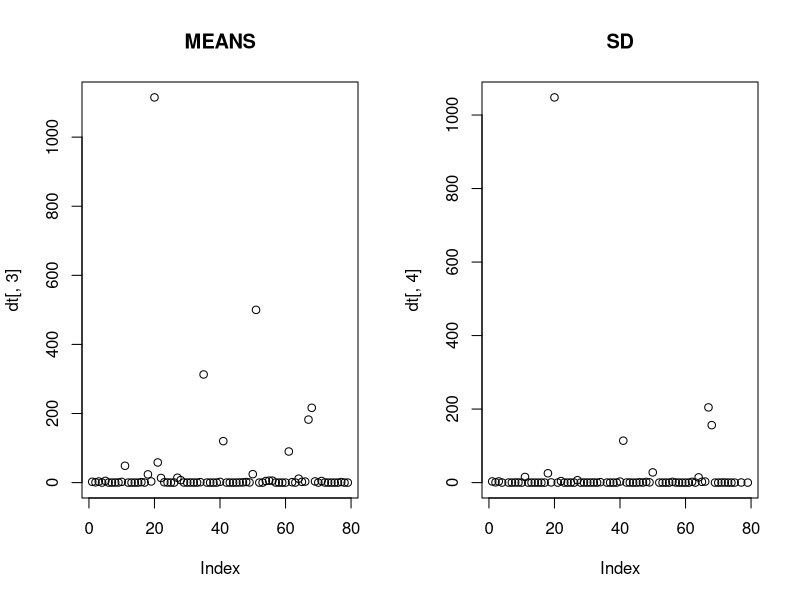
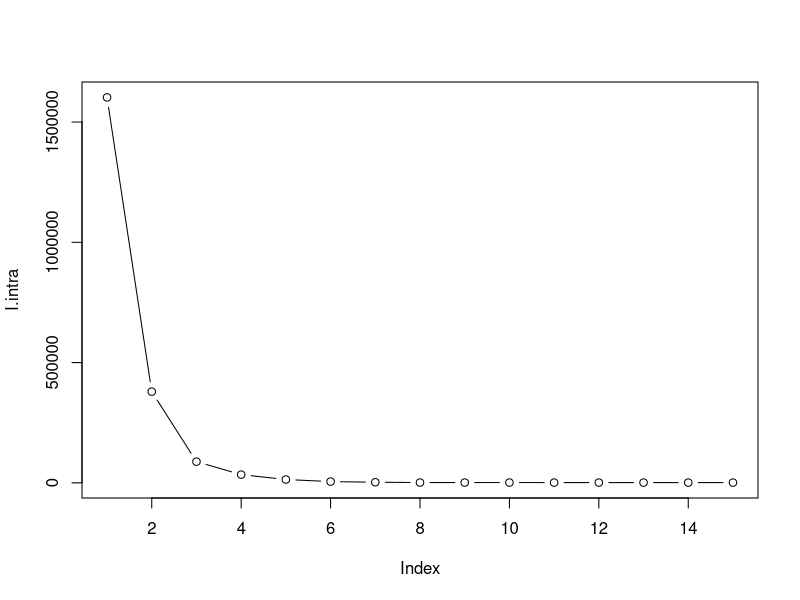
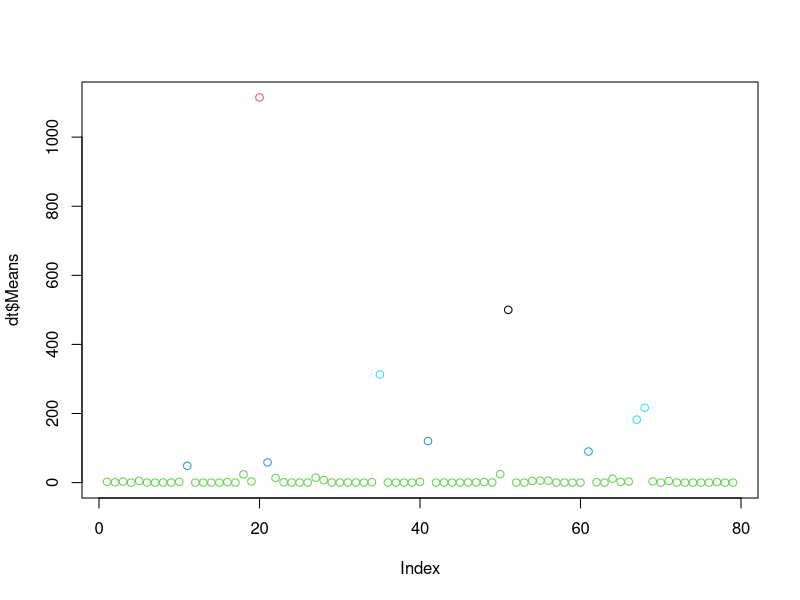
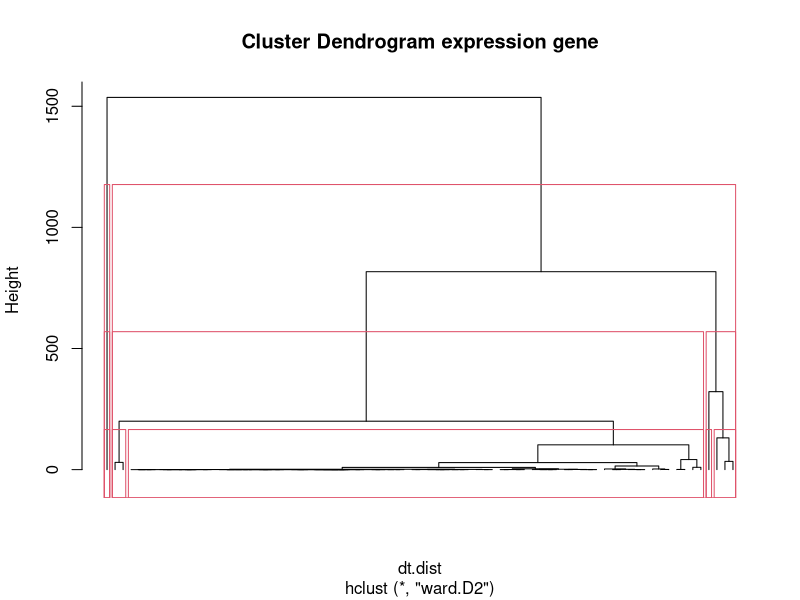
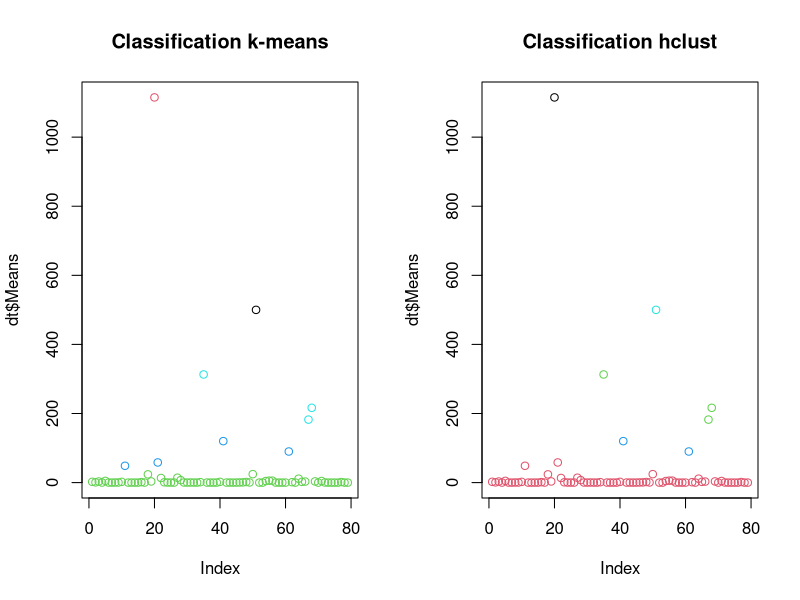

Write the R code that produced these figures, in order.
library(skimr)

# ---- Import des donnees ----
dt = read.csv("Inhibiteurs_GPR54.dat.txt")



# ---- Visualisation des donnees ----
# 1.
dim(dt)
# 80 lignes et 16 colones Elyas : j'en ai 79 ??
summary(dt)
skimr::skim(dt$Means)
# Necessite de transformer la colone N en variable qualitative
dt[,2] = as.factor(dt[,2])

# 2.
par(mfrow = c(1,2))
plot(dt[,3], main = "MEANS")
plot(dt[,4], main = "SD")
dev.off()

# 3.
# On observe la présence d'une base de peptides donc l'activité est quasiment nulle et quelque peptide dont
# l'activité est très supérieure à 0. On ne supprime pas les valeures "extremes" car ce n'en est pas, c'est
# seulement le fait que si il n'y a pas liaison au recepteur, la moyenne sera proche de 0 et des qu'il y a
# une activite, la valeur sera tres superieur a 0



# ---- Classification des donnees ----
# Partitionnement k-means
# 1.
I.intra = vector(length=15)
for (i in 1:15) {
  I.intra[i] = kmeans(dt[,3], centers=i)$tot.withinss
}
plot(I.intra, type="b")
# On veut minimiser l'inertie intra en minimisant également le nombre de groupe, au vue de la courbe de
# l'inertie intra, le nombre optimal de groupe semble etre 5 groupes

# 2.
dt.kmeans = kmeans(dt[,3], centers=5, nstart = 3)

# 3.
plot(dt$Means, col= c(1,2,3,4,5,6)[as.factor(dt.kmeans$cluster)])
# on voit la séparation du jeu en groupes qui correspondent à des palier d'activité ici 5 paliers
# avec, pour le groupe proche de 0, les peptides sans activite donc sans liaison

# Classification hiérarchique ascendante
# 1.
dt.dist = dist(dt[,3])

# 2.
dt.hclust = hclust(dt.dist, method = "ward.D2")

# 3.
plot(dt.hclust, hang = -0.1, labels = F, main = "Cluster Dendrogram expression gene")
rect.hclust(dt.hclust, k = 2)
rect.hclust(dt.hclust, k = 3)
rect.hclust(dt.hclust, k = 5)

# 4.
dt.cut = as.factor(cutree(dt.hclust, k = 5))


# Comparaison des deux méthodes
# 1.
table(dt.cut, as.factor(dt.kmeans$cluster))

# 2.
par(mfrow=c(1,2))
plot(dt$Means, col= c(1,2,3,4,5)[as.factor(dt.kmeans$cluster)], main = "Classification k-means")
plot(dt$Means, col= c(2,1,3,4,5)[dt.cut], main = "Classification hclust")
# On remarque une bonne corrélation entre hclust et kmeans excepté pour deux individus (les plus proche de 0)
# qui sont mis dans le groupe inactif par hclust

# Nous voyons donc que nous pouvons séparer nos peptide en differents groupes et donc observer une différence entre les peptide sans activité
# de ceux présentant une activité, donc une liaison au recepteur GPR54. Il est donc maintenant possible d'étudier la différences de séquence
# entre le groupe basale par rapport aux groupes présentant une activitée

# 3.
summary(dt[which(dt.cut == dt.cut[1]),5:16])
summary(dt[which(dt.cut != dt.cut[1]),5:16])

# Nous pouvons eliminer des positions d'interet: AA4, AA6, AA7, AA8, C.ter car ces position ne présente soi aucune différence entre les peptides
# liés et ceux non liés soi un profil similaire
# En revanche on remarque que pour les positions AA1, AA5, AA9, AA10 l'acide amine est a chaque fois identique pour tout les peptides lie donc pourrait des
# position conserve entre les peptides necessaire a leur liaison au recepteur et il est difficile de comparer les position N.ter, AA2, AA3 qu'il faudrait
# visualiser au cas par cas, nous les conservons donc dans notre liste de position potentielle qui est donc composé de N.ter, AA1, AA2, AA3, AA5, AA9, AA10



# ---- Apprentissage sur les donnees ----

# -- Creation d'une sequence consensus --
# 4.1.1 Creation d'une liste contenant les tables de frequence à chaque position
Diff_element = apply(dt[,5:16], 2, table)

# Creation d'un vecteur null
Consensus = vector()

# On va entrer à chaque position de la sequence l'element majoritaire dans le jeu

# 4.1.2 On va parcourir notre liste de table
for ( i in seq_along(Diff_element)){
  # Chaque table est enregistrée dans un df temporaire
  tmp = as.data.frame(Diff_element[[i]])
  # Les elements de la première colonne sont transformer en character pour
  # tester le matching
  tmp$Var1 <- as.character(tmp$Var1)
  # Les elements de la deuxième colonne sot convertie en valeur numérique
  tmp$Freq <- as.numeric(tmp$Freq)
  # Chaque ieme element de consensus va contenir l'element dont la freq est la
  # plus importante, ie l'element majoritaire
  Consensus[i] = tmp[which(tmp$Freq == max(tmp$Freq)),1]
}


# ---- Creation d'une table contenant les séquences sous forme de character ----
# 4.1.1 Creation d'une table de sequence
table_de_seq = apply(dt[,5:16], 2, as.character)


# ---- 4.1.3 Creation d'une matrice de similarité pour l'apprentissage ----
# Creation d'une matrice de 0, avec une nombre de lignes egale au nombre de libre du jeu de donnees
# et de 12 colonnes pour les 12 elements de la séquence
matching_matrix = as.data.frame(matrix(0, ncol = 12, nrow = dim(dt)[1]))
# On va nommer les colonnes de cette matrice
colnames(matching_matrix) = colnames(dt[,5:16])

# On va parcourir les cases [i,j] de la matrice et mettre 1 dans celle-ci si le j element de la sequene
# de la ieme ligne du jeu different du consensus
# On parcours les colonnes de la matrice des differences
for ( j in 1:12 ){
  # Puis ces lignes
  for ( i in 1:dim(matching_matrix)[1]){
    # Si l'element de le sequence du jeu de donnée diffère du consensus
    if ( table_de_seq[i,j] != Consensus[j]){
      # On lui attribue la valeur 1
      matching_matrix[i,j] = 1
    }
  }
}


# 4.1.4 ---- Creation d'une matrice frequence proche d'une pssm ----

# Creation d'une matrice de frequence contenant des zero
freq_mat = as.data.frame(matrix(0, ncol = 12, nrow = dim(dt)[1]))
# On va nommer les colonnes de cette matrice
colnames(matching_matrix) = colnames(dt[,5:16])


# On va parcourir les cases [i,j] de la matrice et mettre dans celle-ci la frequence de l'element
# en position [i,j] relativement à la colonne j ( les frequence des element sont relatives aux elements
# de leur colonnes, donc la frequence en jème position dans la sequence )

# On parcours les colonnes de la matrice des frequnces
for ( j in 1:12 ){
  # Puis ses lignes
  for ( i in 1:dim(freq_mat)[1]){
    # Chaque table est enregistrée dans un df temporaire
    tmp = as.data.frame(Diff_element[[j]])
    # Les elements de la première colonne sont transformer en character pour
    # retrouver sa frequence
    tmp$Var1 <- as.character(tmp$Var1)
    # Les elements de la deuxième colonne sot convertie en valeur numérique puis divisé
    # par le nombre de lignes de la table de sequence
    tmp$Freq <- as.numeric(tmp$Freq)/dim(dt)[1]
    # On enregistre la frequence de l'element en position i,j dans la matrice de frequence
    # en position i,j
    freq_mat[i,j] = tmp[which(tmp$Var1 == table_de_seq[i,j]),2]
  }
}

# 4.2 ---- Creation de groupe pour la classification ----
# - Groupe dichotimique selon dt$Means -
# Un valeur seuil est enregistrée ( ici la médiane a été choisie, tester avec différente valeurs, ex :
# different quartiles, appartenant au cluster1 / exterieur au cluster1...[ Ici on changerai le seuil
# et la colonne a tester [ avant ajouter une colonne avec le cluster ] ])
seuil = 0.2867

# Le groupe 0 contiendra les individus dont la valeur d'activité est inférieur à la medianne
groupe0 = rep(0,dim(dt)[1])
groupe0[which(dt$Means <= seuil)] = 1
# Le groupe 1 contiendra les individus dont la valeur d'activité est strictement supérieur à la medianne
groupe1 = rep(0,dim(dt)[1])
groupe1[which(dt$Means > seuil)] = 1
# On joint ces deux groupes
groupe = cbind(groupe0,groupe1)

# 4.3.1 - Utilisation de nnet -
library(nnet)

# Observation sans split dans un premier temps$
# Cette fonction sera fournie. Elle permet de calculer les performances pour une classification
# en lui donnant une table de confusion
performanceVal <- function(ConfTable){
        # Specificité
        Spe = ConfTable[2,2]/sum(ConfTable[,2])
        # Sensibilité
        Sen = ConfTable[1,1]/sum(ConfTable[,1])
        # Taux de succes
        Acc = (ConfTable[1,1]+ConfTable[2,2]) /sum(ConfTable)
        # Taux d'erreur
        Err = (ConfTable[1,2]+ConfTable[2,1]) /sum(ConfTable)
        MyPerf = as.data.frame(cbind(Spe, Sen, Acc, Err))
        return(MyPerf)
}

# 4.3.1 -- Spitting des données --
# Vous pouvez jouer avec la seed afin d'obtenir different sampling, pour ces sampling
# vous constaterez de meilleures performances pour des sampling où le training contient une bonne
# partie des valeurs qui n'appartenaient pas au cluster 1
seed = runif(1,1,10000)
set.seed(191.0967) # 43, 44, 300, 191.0967, 114.3176
seed
Index = sample(79, 30)
Freq_train = freq_mat[-Index,]
Freq_test = freq_mat[Index,]
Match_train = matching_matrix[-Index,]
Match_test = matching_matrix[Index,]
groupe_train = groupe[-Index,]
groupe_test = groupe[Index,]

# 4.3-- training avec nnet --
# ---- Evaluation avec la Matching Matrix ----
# 43, 44, 300, 191.0967, 114.3176
net.dt_ecart = nnet(Match_train, groupe_train, size = 50, maxit = 1000, softmax  =  T)

# Mesure des perfs sur le train
x = predict(net.dt_ecart, Match_train)
ConfTab = table( round(x)[,2], groupe_train[,2])
PerfMatch_train = performanceVal(ConfTable = ConfTab)
ConfTab
PerfMatch_train

# Mesure des perfs sur le test
x = predict(net.dt_ecart, Match_test)
ConfTab = table( round(x)[,2], groupe_test[,2])
PerfMatch_test = performanceVal(ConfTable = ConfTab)
ConfTab
PerfMatch_test

# ---- Evaluation avec la Frequence  Matrix ----
# seed 300
net.dt_freq = nnet(Freq_train, groupe_train, size = 50, maxit = 1000, softmax  =  T)
# Mesure des perfs sur le train
x = predict(net.dt_freq, Freq_train)
ConfTab = table( round(x)[,2], groupe_train[,2])
PerfFreq_train = performanceVal(ConfTable = ConfTab)
PerfFreq_train
# Mesure des perfs sur le test
x = predict(net.dt_freq, Freq_test)
ConfTab = table( round(x)[,2], groupe_test[,2])
PerfMatch_test = performanceVal(ConfTable = ConfTab)
PerfMatch_test


# 4.4 ---- Element critique de la sequence ----


# 4.4. Evaluation avec la Matching Matrix
net.dt_ecart = nnet(matching_matrix, groupe, size = 50, softmax  =  T)
pred_full_match = predict(net.dt_ecart, matching_matrix)
pred_full_match = round(pred_full_match)
ConfTab = table( pred_full_match[,2], groupe[,2])
PerfMatch = performanceVal(ConfTable = ConfTab)
ConfTab
PerfMatch

# 4.4 Evaluation avec la Frequence  Matrix
net.dt_freq = nnet(freq_mat, groupe, size = 50, softmax  =  T)
pred_full_freq = predict(net.dt_freq, freq_mat)
pred_full_freq = round(pred_full_freq)
ConfTab = table(pred_full_freq[,2], groupe[,2])
PerfFreq = performanceVal(ConfTable = ConfTab)
ConfTab
PerfFreq

# On constate que l'utilisation d'une matrice de frequence permet une meilleur distinction,
# Elle est porteuse de plus d'information


# On va selectionner les sequences supérieur au seuil pour nos deux modèles complets
library(dplyr)
# On va d'abord créer des dataframe contenant les sequence predite comme sup/inf au seuil et
# les sequences réels
sequence_match_sup = dt[which(pred_full_match[,2]==1),5:16]
sequence_match_inf = dt[which(pred_full_match[,1]==1),5:16]
sequence_freq_sup = dt[which(pred_full_freq[,2]==1),5:16]
sequence_freq_inf = dt[which(pred_full_freq[,1]==1),5:16]
sequence_true_sup = dt[which(groupe1==1),5:16]
sequence_true_inf = dt[which(groupe0==1),5:16]

# Puis nous allons déterminer les intersections de ces dataframe
common_true_match_sup = inner_join(sequence_match_sup,sequence_true_sup)
common_true_freq_sup = inner_join(sequence_freq_sup,sequence_true_sup)
common_true_match_inf = inner_join(sequence_match_inf,sequence_true_inf)
common_true_freq_inf = inner_join(sequence_freq_inf,sequence_true_inf)

# On fait des resumé de ces intersections
# L'intersection est utilisé pour méler les information brut réel avec les interaction
# perçu par le modèle

skim(common_true_match_sup)
skim(common_true_match_inf)

# Premièrement nous savons que AA6 et C-ter sont des invariants

skim(common_true_match_sup)
skim(common_true_match_inf)
summary(common_true_match_sup)
summary(common_true_match_inf)
# On constate qu'une lysine acétylé en position AA4 est carachtéristique d'une valeur supérieur au seuil :
dt[which(dt$AA4 == "Lys(Ac)"),]
# L'individu 20 semble bien être une erreur de manipulation
# On constate la même chose en position AA5 tandis que Thr semble être exclusivement chez les inférieur
dt[which(dt$AA5 == "Lys(Ac)"),]
# Ces 4 individus observés semble montrer que un Acetyle en position N-ter diminue l'activitée
dt[which(dt$AA5 == "Thr"),]

# Pour les positions AA8 et AA9 il n'apparait pas de disticntions particulières cependent les fréquences
# de AA8:Y[tz]Leu et AA9:Arg(Me) sont moins importantes dans la catégorie supérieur

# En position AA1 D-Tyr par sa fréauence chez les inférieurs et les observations précédante
# semble réduire l'activité
dt[which(dt$AA1 == "D-Tyr"),]

# Les gaps en position AA2 semblent avoir un effet reduceur sur l'activitée
dt[which(dt$AA2 == "_"),]



# ---- Conclusion ----
# De ce TP vous devez retenir les deux méthodes de clustering présentées
# et l'informations quelles peuvent apporter, la façon de créer les splits et
# de les utiliser pour la création d'un modèle nnet pour de la classification,
# l'importance de la répartition des données dans ces deux sous-ensembles et
# l'importance du niveau informatif d'un jeu de donnée.
# Pour des raisons pratiques le seuil est arbitraire,
# un choix plus rigoureux passe par une compréhension biologique des valeurs de l'activitée,
# de même les matrices créées donne des performances relativement mauvaises pour de la prédiction.
# Une meilleur approche aurait était de récuperer des informations sur
# les caractèristiques physicochimique des éléments des séquences.
